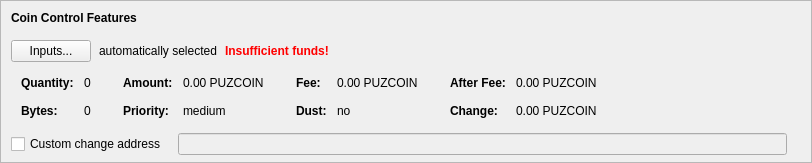
    <widget class="QFrame" name="frameCoinControl">
     <property name="sizePolicy">
      <sizepolicy hsizetype="Expanding" vsizetype="Expanding">
       <horstretch>0</horstretch>
       <verstretch>0</verstretch>
      </sizepolicy>
     </property>
     <property name="maximumSize">
      <size>
       <width>16777215</width>
       <height>16777215</height>
      </size>
     </property>
     <property name="frameShape">
      <enum>QFrame::StyledPanel</enum>
     </property>
     <property name="frameShadow">
      <enum>QFrame::Sunken</enum>
     </property>
     <layout class="QVBoxLayout" name="verticalLayoutCoinControl2">
      <property name="spacing">
       <number>0</number>
      </property>
      <property name="leftMargin">
       <number>0</number>
      </property>
      <property name="topMargin">
       <number>0</number>
      </property>
      <property name="rightMargin">
       <number>0</number>
      </property>
      <property name="bottomMargin">
       <number>6</number>
      </property>
      <item>
       <layout class="QVBoxLayout" name="verticalLayoutCoinControl" stretch="0,0,0,0,1">
        <property name="spacing">
         <number>0</number>
        </property>
        <property name="leftMargin">
         <number>10</number>
        </property>
        <property name="topMargin">
         <number>10</number>
        </property>
        <item>
         <layout class="QHBoxLayout" name="horizontalLayoutCoinControl1">
          <property name="bottomMargin">
           <number>15</number>
          </property>
          <item>
           <widget class="QLabel" name="labelCoinControlFeatures">
            <property name="sizePolicy">
             <sizepolicy hsizetype="Preferred" vsizetype="Maximum">
              <horstretch>0</horstretch>
              <verstretch>0</verstretch>
             </sizepolicy>
            </property>
            <property name="font">
             <font>
              <weight>75</weight>
              <bold>true</bold>
             </font>
            </property>
            <property name="styleSheet">
             <string notr="true">font-weight:bold;</string>
            </property>
            <property name="text">
             <string>Coin Control Features</string>
            </property>
           </widget>
          </item>
         </layout>
        </item>
        <item>
         <layout class="QHBoxLayout" name="horizontalLayoutCoinControl2" stretch="0,0,0,0">
          <property name="spacing">
           <number>8</number>
          </property>
          <property name="bottomMargin">
           <number>10</number>
          </property>
          <item>
           <widget class="QPushButton" name="pushButtonCoinControl">
            <property name="styleSheet">
             <string notr="true"/>
            </property>
            <property name="text">
             <string>Inputs...</string>
            </property>
            <property name="autoDefault">
             <bool>false</bool>
            </property>
           </widget>
          </item>
          <item>
           <widget class="QLabel" name="labelCoinControlAutomaticallySelected">
            <property name="text">
             <string>automatically selected</string>
            </property>
            <property name="margin">
             <number>5</number>
            </property>
           </widget>
          </item>
          <item>
           <widget class="QLabel" name="labelCoinControlInsuffFunds">
            <property name="font">
             <font>
              <weight>75</weight>
              <bold>true</bold>
             </font>
            </property>
            <property name="styleSheet">
             <string notr="true">color:red;font-weight:bold;</string>
            </property>
            <property name="text">
             <string>Insufficient funds!</string>
            </property>
            <property name="margin">
             <number>5</number>
            </property>
           </widget>
          </item>
          <item>
           <spacer name="horizontalSpacerCoinControl">
            <property name="orientation">
             <enum>Qt::Horizontal</enum>
            </property>
            <property name="sizeHint" stdset="0">
             <size>
              <width>40</width>
              <height>1</height>
             </size>
            </property>
           </spacer>
          </item>
         </layout>
        </item>
        <item>
         <widget class="QWidget" name="widgetCoinControl" native="true">
          <property name="sizePolicy">
           <sizepolicy hsizetype="Preferred" vsizetype="Preferred">
            <horstretch>0</horstretch>
            <verstretch>0</verstretch>
           </sizepolicy>
          </property>
          <property name="minimumSize">
           <size>
            <width>0</width>
            <height>0</height>
           </size>
          </property>
          <property name="styleSheet">
           <string notr="true"/>
          </property>
          <layout class="QHBoxLayout" name="horizontalLayoutCoinControl5">
           <property name="leftMargin">
            <number>0</number>
           </property>
           <property name="topMargin">
            <number>0</number>
           </property>
           <property name="rightMargin">
            <number>0</number>
           </property>
           <property name="bottomMargin">
            <number>0</number>
           </property>
           <item>
            <layout class="QHBoxLayout" name="horizontalLayoutCoinControl3" stretch="0,0,0,1">
             <property name="spacing">
              <number>20</number>
             </property>
             <property name="topMargin">
              <number>0</number>
             </property>
             <property name="bottomMargin">
              <number>10</number>
             </property>
             <item>
              <layout class="QFormLayout" name="formLayoutCoinControl1">
               <property name="horizontalSpacing">
                <number>10</number>
               </property>
               <property name="verticalSpacing">
                <number>14</number>
               </property>
               <property name="leftMargin">
                <number>10</number>
               </property>
               <property name="topMargin">
                <number>4</number>
               </property>
               <property name="rightMargin">
                <number>6</number>
               </property>
               <item row="0" column="0">
                <widget class="QLabel" name="labelCoinControlQuantityText">
                 <property name="font">
                  <font>
                   <weight>75</weight>
                   <bold>true</bold>
                  </font>
                 </property>
                 <property name="text">
                  <string>Quantity:</string>
                 </property>
                 <property name="margin">
                  <number>0</number>
                 </property>
                </widget>
               </item>
               <item row="0" column="1">
                <widget class="QLabel" name="labelCoinControlQuantity">
                 <property name="cursor">
                  <cursorShape>IBeamCursor</cursorShape>
                 </property>
                 <property name="contextMenuPolicy">
                  <enum>Qt::ActionsContextMenu</enum>
                 </property>
                 <property name="text">
                  <string notr="true">0</string>
                 </property>
                 <property name="margin">
                  <number>0</number>
                 </property>
                 <property name="textInteractionFlags">
                  <set>Qt::LinksAccessibleByMouse|Qt::TextSelectableByKeyboard|Qt::TextSelectableByMouse</set>
                 </property>
                </widget>
               </item>
               <item row="1" column="0">
                <widget class="QLabel" name="labelCoinControlBytesText">
                 <property name="font">
                  <font>
                   <weight>75</weight>
                   <bold>true</bold>
                  </font>
                 </property>
                 <property name="text">
                  <string>Bytes:</string>
                 </property>
                </widget>
               </item>
               <item row="1" column="1">
                <widget class="QLabel" name="labelCoinControlBytes">
                 <property name="cursor">
                  <cursorShape>IBeamCursor</cursorShape>
                 </property>
                 <property name="contextMenuPolicy">
                  <enum>Qt::ActionsContextMenu</enum>
                 </property>
                 <property name="text">
                  <string notr="true">0</string>
                 </property>
                 <property name="textInteractionFlags">
                  <set>Qt::LinksAccessibleByMouse|Qt::TextSelectableByKeyboard|Qt::TextSelectableByMouse</set>
                 </property>
                </widget>
               </item>
              </layout>
             </item>
             <item>
              <layout class="QFormLayout" name="formLayoutCoinControl2">
               <property name="horizontalSpacing">
                <number>10</number>
               </property>
               <property name="verticalSpacing">
                <number>14</number>
               </property>
               <property name="leftMargin">
                <number>6</number>
               </property>
               <property name="topMargin">
                <number>4</number>
               </property>
               <property name="rightMargin">
                <number>6</number>
               </property>
               <item row="0" column="0">
                <widget class="QLabel" name="labelCoinControlAmountText">
                 <property name="font">
                  <font>
                   <weight>75</weight>
                   <bold>true</bold>
                  </font>
                 </property>
                 <property name="text">
                  <string>Amount:</string>
                 </property>
                 <property name="margin">
                  <number>0</number>
                 </property>
                </widget>
               </item>
               <item row="0" column="1">
                <widget class="QLabel" name="labelCoinControlAmount">
                 <property name="cursor">
                  <cursorShape>IBeamCursor</cursorShape>
                 </property>
                 <property name="contextMenuPolicy">
                  <enum>Qt::ActionsContextMenu</enum>
                 </property>
                 <property name="text">
                  <string notr="true">0.00 PUZCOIN</string>
                 </property>
                 <property name="textInteractionFlags">
                  <set>Qt::LinksAccessibleByMouse|Qt::TextSelectableByKeyboard|Qt::TextSelectableByMouse</set>
                 </property>
                </widget>
               </item>
               <item row="1" column="0">
                <widget class="QLabel" name="labelCoinControlPriorityText">
                 <property name="font">
                  <font>
                   <weight>75</weight>
                   <bold>true</bold>
                  </font>
                 </property>
                 <property name="text">
                  <string>Priority:</string>
                 </property>
                </widget>
               </item>
               <item row="1" column="1">
                <widget class="QLabel" name="labelCoinControlPriority">
                 <property name="cursor">
                  <cursorShape>IBeamCursor</cursorShape>
                 </property>
                 <property name="contextMenuPolicy">
                  <enum>Qt::ActionsContextMenu</enum>
                 </property>
                 <property name="text">
                  <string>medium</string>
                 </property>
                 <property name="textInteractionFlags">
                  <set>Qt::LinksAccessibleByMouse|Qt::TextSelectableByKeyboard|Qt::TextSelectableByMouse</set>
                 </property>
                </widget>
               </item>
              </layout>
             </item>
             <item>
              <layout class="QFormLayout" name="formLayoutCoinControl3">
               <property name="horizontalSpacing">
                <number>10</number>
               </property>
               <property name="verticalSpacing">
                <number>14</number>
               </property>
               <property name="leftMargin">
                <number>6</number>
               </property>
               <property name="topMargin">
                <number>4</number>
               </property>
               <property name="rightMargin">
                <number>6</number>
               </property>
               <item row="0" column="0">
                <widget class="QLabel" name="labelCoinControlFeeText">
                 <property name="font">
                  <font>
                   <weight>75</weight>
                   <bold>true</bold>
                  </font>
                 </property>
                 <property name="text">
                  <string>Fee:</string>
                 </property>
                 <property name="margin">
                  <number>0</number>
                 </property>
                </widget>
               </item>
               <item row="0" column="1">
                <widget class="QLabel" name="labelCoinControlFee">
                 <property name="cursor">
                  <cursorShape>IBeamCursor</cursorShape>
                 </property>
                 <property name="contextMenuPolicy">
                  <enum>Qt::ActionsContextMenu</enum>
                 </property>
                 <property name="text">
                  <string notr="true">0.00 PUZCOIN</string>
                 </property>
                 <property name="textInteractionFlags">
                  <set>Qt::LinksAccessibleByMouse|Qt::TextSelectableByKeyboard|Qt::TextSelectableByMouse</set>
                 </property>
                </widget>
               </item>
               <item row="1" column="0">
                <widget class="QLabel" name="labelCoinControlLowOutputText">
                 <property name="font">
                  <font>
                   <weight>75</weight>
                   <bold>true</bold>
                  </font>
                 </property>
                 <property name="text">
                  <string>Dust:</string>
                 </property>
                </widget>
               </item>
               <item row="1" column="1">
                <widget class="QLabel" name="labelCoinControlLowOutput">
                 <property name="cursor">
                  <cursorShape>IBeamCursor</cursorShape>
                 </property>
                 <property name="contextMenuPolicy">
                  <enum>Qt::ActionsContextMenu</enum>
                 </property>
                 <property name="text">
                  <string>no</string>
                 </property>
                 <property name="textInteractionFlags">
                  <set>Qt::LinksAccessibleByMouse|Qt::TextSelectableByKeyboard|Qt::TextSelectableByMouse</set>
                 </property>
                </widget>
               </item>
              </layout>
             </item>
             <item>
              <layout class="QFormLayout" name="formLayoutCoinControl4">
               <property name="horizontalSpacing">
                <number>10</number>
               </property>
               <property name="verticalSpacing">
                <number>14</number>
               </property>
               <property name="leftMargin">
                <number>6</number>
               </property>
               <property name="topMargin">
                <number>4</number>
               </property>
               <property name="rightMargin">
                <number>6</number>
               </property>
               <item row="0" column="0">
                <widget class="QLabel" name="labelCoinControlAfterFeeText">
                 <property name="font">
                  <font>
                   <weight>75</weight>
                   <bold>true</bold>
                  </font>
                 </property>
                 <property name="text">
                  <string>After Fee:</string>
                 </property>
                 <property name="margin">
                  <number>0</number>
                 </property>
                </widget>
               </item>
               <item row="0" column="1">
                <widget class="QLabel" name="labelCoinControlAfterFee">
                 <property name="cursor">
                  <cursorShape>IBeamCursor</cursorShape>
                 </property>
                 <property name="contextMenuPolicy">
                  <enum>Qt::ActionsContextMenu</enum>
                 </property>
                 <property name="text">
                  <string notr="true">0.00 PUZCOIN</string>
                 </property>
                 <property name="textInteractionFlags">
                  <set>Qt::LinksAccessibleByMouse|Qt::TextSelectableByKeyboard|Qt::TextSelectableByMouse</set>
                 </property>
                </widget>
               </item>
               <item row="1" column="0">
                <widget class="QLabel" name="labelCoinControlChangeText">
                 <property name="font">
                  <font>
                   <weight>75</weight>
                   <bold>true</bold>
                  </font>
                 </property>
                 <property name="text">
                  <string>Change:</string>
                 </property>
                </widget>
               </item>
               <item row="1" column="1">
                <widget class="QLabel" name="labelCoinControlChange">
                 <property name="cursor">
                  <cursorShape>IBeamCursor</cursorShape>
                 </property>
                 <property name="contextMenuPolicy">
                  <enum>Qt::ActionsContextMenu</enum>
                 </property>
                 <property name="text">
                  <string notr="true">0.00 PUZCOIN</string>
                 </property>
                 <property name="textInteractionFlags">
                  <set>Qt::LinksAccessibleByMouse|Qt::TextSelectableByKeyboard|Qt::TextSelectableByMouse</set>
                 </property>
                </widget>
               </item>
              </layout>
             </item>
            </layout>
           </item>
          </layout>
         </widget>
        </item>
        <item>
         <layout class="QHBoxLayout" name="horizontalLayoutCoinControl4" stretch="0,0,0">
          <property name="spacing">
           <number>12</number>
          </property>
          <property name="sizeConstraint">
           <enum>QLayout::SetDefaultConstraint</enum>
          </property>
          <property name="topMargin">
           <number>5</number>
          </property>
          <property name="rightMargin">
           <number>5</number>
          </property>
          <item>
           <widget class="QCheckBox" name="checkBoxCoinControlChange">
            <property name="toolTip">
             <string>If this is activated, but the change address is empty or invalid, change will be sent to a newly generated address.</string>
            </property>
            <property name="text">
             <string>Custom change address</string>
            </property>
           </widget>
          </item>
          <item>
           <widget class="QValidatedLineEdit" name="lineEditCoinControlChange">
            <property name="enabled">
             <bool>false</bool>
            </property>
            <property name="sizePolicy">
             <sizepolicy hsizetype="Expanding" vsizetype="Fixed">
              <horstretch>0</horstretch>
              <verstretch>0</verstretch>
             </sizepolicy>
            </property>
           </widget>
          </item>
          <item>
           <widget class="QLabel" name="labelCoinControlChangeLabel">
            <property name="sizePolicy">
             <sizepolicy hsizetype="Preferred" vsizetype="Expanding">
              <horstretch>0</horstretch>
              <verstretch>0</verstretch>
             </sizepolicy>
            </property>
            <property name="minimumSize">
             <size>
              <width>0</width>
              <height>0</height>
             </size>
            </property>
            <property name="text">
             <string/>
            </property>
            <property name="margin">
             <number>3</number>
            </property>
           </widget>
          </item>
         </layout>
        </item>
        <item>
         <spacer name="verticalSpacerCoinControl">
          <property name="orientation">
           <enum>Qt::Vertical</enum>
          </property>
          <property name="sizeHint" stdset="0">
           <size>
            <width>800</width>
            <height>1</height>
           </size>
          </property>
         </spacer>
        </item>
       </layout>
      </item>
     </layout>
    </widget>
